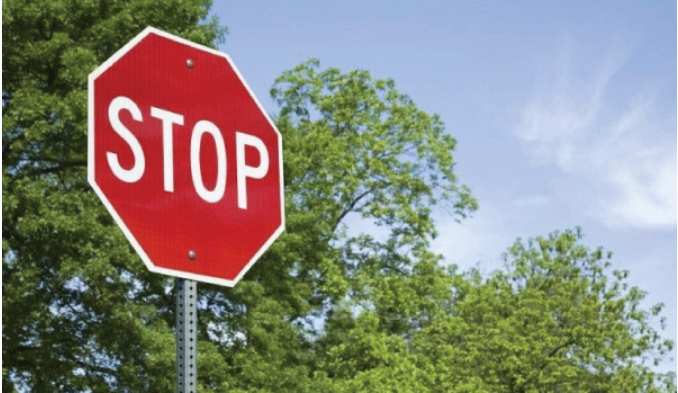
#> input picture opencv-od.png, 678 x 393 px
$ python imageDetect.py
#> lines starting #> are read from the running program, lines starting #| are printed output that depends on the picture
import cv2
# Import pyplot from matplotlib as pltd
from matplotlib import pyplot as pltd
# Opening the image from files
imaging = cv2.imread("opencv-od.png")
#> imaging is the input picture: shape (393, 678, 3); mean B, G, R 125.1, 134.9, 136.5
# Altering properties of image with cv2
img_gray = cv2.cvtColor(imaging, cv2.COLOR_BGR2GRAY)
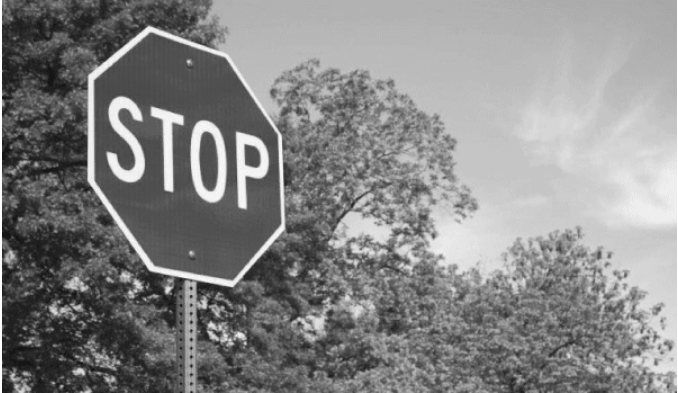
#> img_gray: shape (393, 678); min 21, max 255, mean 134.3
imaging_rgb = cv2.cvtColor(imaging, cv2.COLOR_BGR2RGB)
# Plotting image with subplot() from plt
pltd.subplot(1, 1, 1)
# Displaying image in the output
pltd.imshow(imaging_rgb)
pltd.show()
